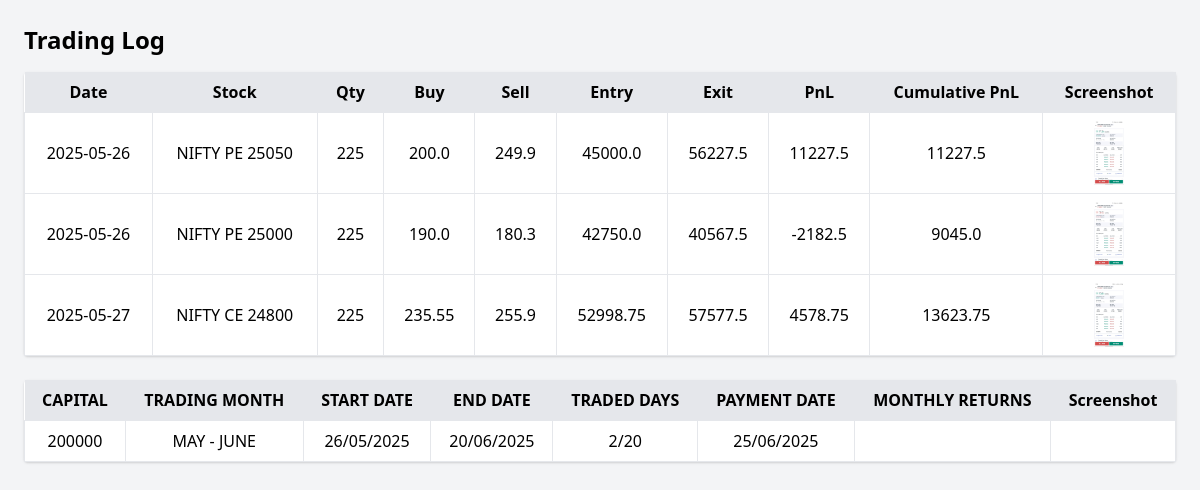
Before: / with the older database file.
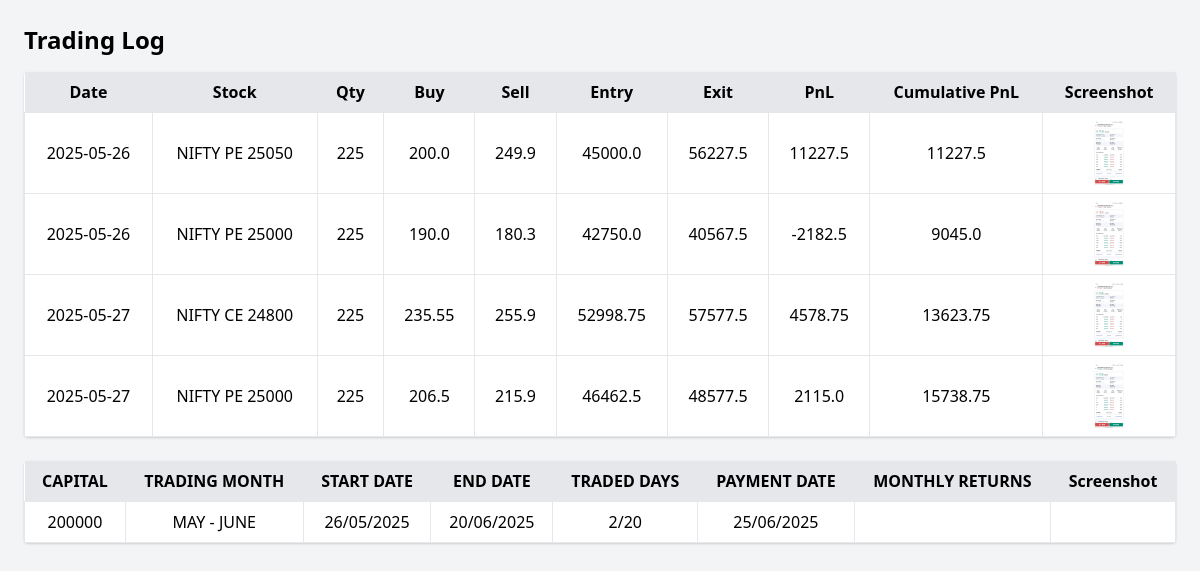
After: the same page with the newer database file.
### tables this page shows
CREATE TABLE trading_log (
    id INTEGER PRIMARY KEY AUTOINCREMENT,
    date TEXT NOT NULL,
    stock TEXT NOT NULL,
    quantity INTEGER NOT NULL,
    buy_price REAL NOT NULL,
    sell_price REAL NOT NULL,
    screenshot BLOB
);

### app.py (the view)
@app.route('/')
def index():
    conn = get_db_connection()
    trades = conn.execute("""
        SELECT *,
            quantity * buy_price AS entry_value,
            quantity * sell_price AS exit_value,
            (quantity * sell_price) - (quantity * buy_price) AS pnl
        FROM trading_log
        ORDER BY date
    """).fetchall()
    conn.close()
    cumulative = 0
    trade_list = []
    for trade in trades:
        entry = dict(trade)
        entry['cumulative_pnl'] = cumulative + entry['pnl']
        cumulative = entry['cumulative_pnl']
        trade_list.append(entry)
    return render_template('index.html', trades=trade_list)

### app.py (called while the page is built)
def get_db_connection():
    conn = sqlite3.connect(app.config['DATABASE'])
    conn.row_factory = sqlite3.Row
    return conn

### templates/index.html (shortened to what this page needs)
<!DOCTYPE html>
<html>
<head>
    <link href="https://cdn.jsdelivr.net/npm/tailwindcss@2.2.19/dist/tailwind.min.css" rel="stylesheet">
</head>
<body class="p-6 bg-gray-100">
    <h1 class="text-2xl font-bold mb-4">Trading Log</h1>
    <table class="min-w-full bg-white rounded shadow">
        <thead>
            <tr class="bg-gray-200">
                <th class="px-4 py-2">Date</th>
                <th class="px-4 py-2">Stock</th>
                <th class="px-4 py-2">Qty</th>
                <th class="px-4 py-2">Buy</th>
                <th class="px-4 py-2">Sell</th>
                <th class="px-4 py-2">Entry</th>
                <th class="px-4 py-2">Exit</th>
                <th class="px-4 py-2">PnL</th>
                <th class="px-4 py-2">Cumulative PnL</th>
                <th class="px-4 py-2">Screenshot</th>
            </tr>
        </thead>
        <tbody>
            {% for trade in trades %}
            <tr class="text-center">
                <td class="border px-4 py-2">{{ trade.date }}</td>
                <td class="border px-4 py-2">{{ trade.stock }}</td>
                <td class="border px-4 py-2">{{ trade.quantity }}</td>
                <td class="border px-4 py-2">{{ trade.buy_price }}</td>
                <td class="border px-4 py-2">{{ trade.sell_price }}</td>
                <td class="border px-4 py-2">{{ trade.entry_value }}</td>
                <td class="border px-4 py-2">{{ trade.exit_value }}</td>
                <td class="border px-4 py-2">{{ trade.pnl }}</td>
                <td class="border px-4 py-2">{{ trade.cumulative_pnl }}</td>
                <td class="border px-4 py-2">
                    {% if trade.screenshot %}
                        <img src="{{ url_for('uploaded_file', filename=trade.screenshot) }}" class="h-16 mx-auto">
                    {% else %}
                        -
                    {% endif %}
                </td>
            </tr>
            {% endfor %}
        </tbody>
    </table>
    <BR>
    <table class="min-w-full bg-white rounded shadow">
        <thead>
            <tr class="bg-gray-200">
                <th class="px-4 py-2">CAPITAL</th>
                <th class="px-4 py-2">TRADING MONTH</th>
                <th class="px-4 py-2">START DATE</th>
                <th class="px-4 py-2">END DATE</th>
                <th class="px-4 py-2">TRADED DAYS</th>
                <th class="px-4 py-2">PAYMENT DATE</th>
                <th class="px-4 py-2">MONTHLY RETURNS</th>
                <th class="px-4 py-2">Screenshot</th>
            </tr>
        </thead>
        <tbody>
            <tr class="text-center">
                <td class="border px-4 py-2">200000</td>
                <td class="border px-4 py-2">MAY - JUNE</td>
                <td class="border px-4 py-2">26/05/2025</td>
                <td class="border px-4 py-2">20/06/2025</td>
                <td class="border px-4 py-2">2/20</td>
                <td class="border px-4 py-2">25/06/2025</td>
                <td class="border px-4 py-2"></td>
                <td class="border px-4 py-2">
                </td>
            </tr>
        </tbody>
    </table>
</body>
</html>

Changed rows visible on the page:
added trading_log: date "2025-05-27", stock "NIFTY PE 25000", quantity "225", buy_price "206.5", sell_price "215.9", entry_value "46462.5", exit_value "48577.5", pnl "2115.0", cumulative_pnl "15738.75", screenshot (picture)
